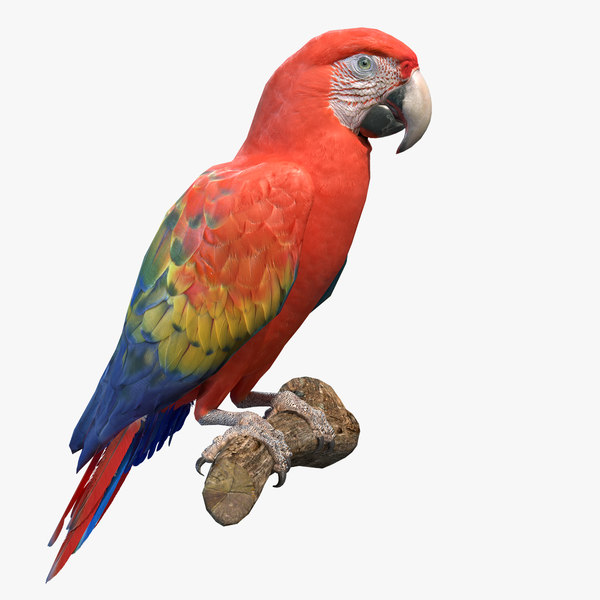
#> input picture AndresRomo/parrot.jpg, 600 x 600 px
$ jupyter execute RGB_to_HSV.ipynb
#> lines starting #> are read from the running program, lines starting #| are printed output that depends on the picture
[cell 1]
import cv2
import matplotlib.pyplot as plt
import numpy as np

[cell 2]
path_image = "./parrot.jpg" #Read image in grayscale and return in a numpy array
img = cv2.imread(path_image)
#> img is the input picture: shape (600, 600, 3); mean B, G, R 205.2, 208.7, 223.9
img = cv2.cvtColor(img, cv2.COLOR_BGR2HSV)
#> img: shape (600, 600, 3); mean H, S, V 9.6, 34.9, 225.9

[cell 3]
plt.figure(figsize=(16,9))

plt.subplot(221)
imgplot = plt.imshow(img)
plt.colorbar(orientation='horizontal', ticks=[img.min(), img.max()])

plt.subplot(222)
imgplot = plt.imshow(img[:,:,0], cmap = "gray")
plt.colorbar(orientation='horizontal', ticks=[img.min(), img.max()])
plt.subplot(223)
imgplot = plt.imshow(img[:,:,1],cmap = "gray")
plt.colorbar(orientation='horizontal', ticks=[img.min(), img.max()])

plt.subplot(224)
imgplot = plt.imshow(img[:,:,2], cmap = "gray")

plt.colorbar(orientation='horizontal', ticks=[img.min(), img.max()])
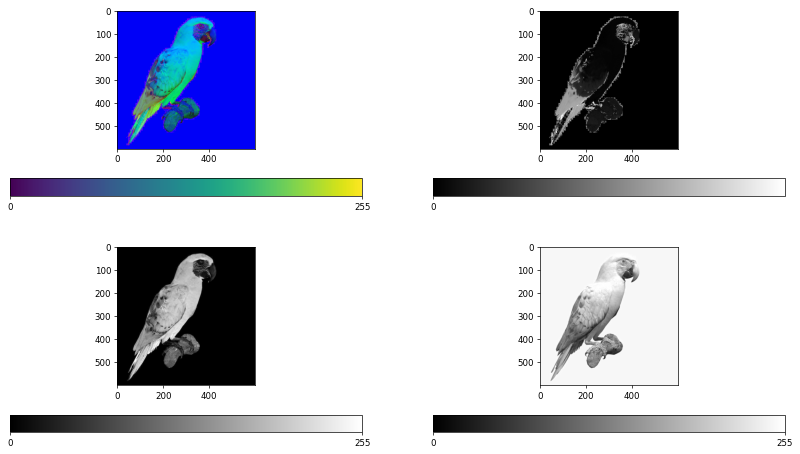
#> figure drawn by matplotlib, 8 panels
